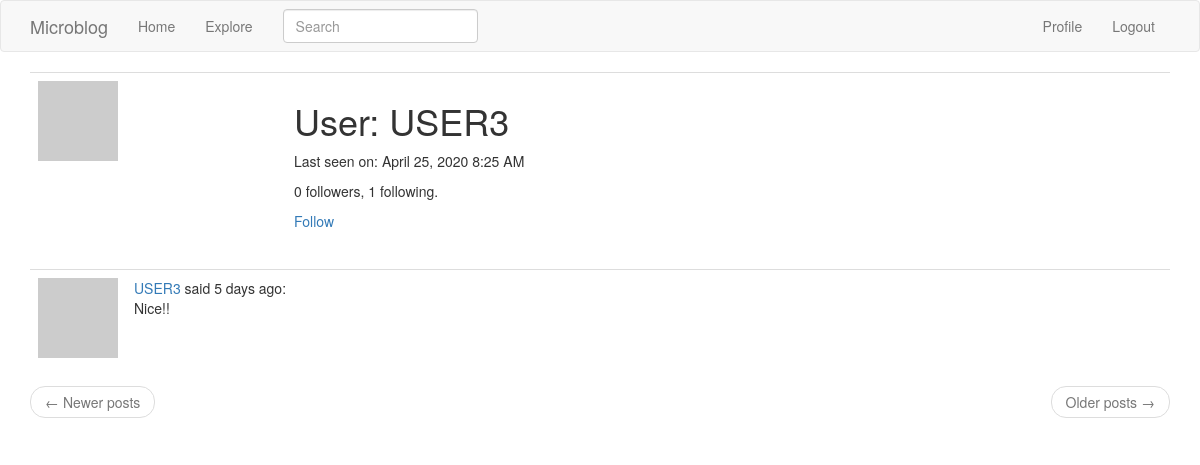
/user/USER3 (signed in), run on the app's committed database.
### app/models.py (models this page shows, shortened)
class User(UserMixin, db.Model):
    id = db.Column(db.Integer, primary_key = True)
    username = db.Column(db.String(64), index = True, unique = True)
    email = db.Column(db.String(120),index = True, unique = True)
    password_hash = db.Column(db.String(128))
    posts = db.relationship('Post', backref = 'author', lazy = 'dynamic')
    about_me = db.Column(db.String(140))
    last_seen = db.Column(db.DateTime, default=datetime.utcnow)
    followed = db.relationship(
        'User', secondary=followers,
        primaryjoin=(followers.c.follower_id == id),
        secondaryjoin=(followers.c.followed_id == id),
        backref=db.backref('followers', lazy='dynamic'), lazy='dynamic')
    def avatar(self, size):
        digest = md5(self.email.lower().encode('utf-8')).hexdigest()
        return 'https://www.gravatar.com/avatar/{}?d=identicon&s={}'.format(
            digest, size)
    def is_following(self, user):
        return self.followed.filter(
            followers.c.followed_id == user.id).count() > 0

class SearchableMixin(object):
    @classmethod
    def before_commit(cls, session):
        session._changes = {
            'add': list(session.new),
            'update': list(session.dirty),
            'delete': list(session.deleted)
        }
    @classmethod
    def after_commit(cls, session):
        for obj in session._changes['add']:
            if isinstance(obj, SearchableMixin):
                add_to_index(obj.__tablename__, obj)
        for obj in session._changes['update']:
            if isinstance(obj, SearchableMixin):
                add_to_index(obj.__tablename__, obj)
        for obj in session._changes['delete']:
            if isinstance(obj, SearchableMixin):
                remove_from_index(obj.__tablename__, obj)
        session._changes = None

class Post(SearchableMixin, db.Model):
    __searchable__ = ['caption']
    id = db.Column(db.Integer, primary_key = True)
    caption = db.Column(db.String(150))
    timestamp = db.Column(db.DateTime, index = True, default = datetime.utcnow)
    user_id = db.Column(db.Integer, db.ForeignKey('user.id'))

### app/main/routes.py (the view)
@bp.route('/user/<username>')
@login_required
def user(username):
    user = User.query.filter_by(username=username).first_or_404()
    page = request.args.get('page', 1, type=int)
    posts = user.posts.order_by(Post.timestamp.desc()).paginate(
        page, current_app.config['POSTS_PER_PAGE'], False)
    next_url = url_for('main.user', username=user.username, page=posts.next_num) \
        if posts.has_next else None
    prev_url = url_for('main.user', username=user.username, page=posts.prev_num) \
        if posts.has_prev else None
    return render_template('user.html', user=user, posts=posts.items, next_url = next_url, prev_url = prev_url)

### app/main/forms.py
class SearchForm(FlaskForm):
    q = StringField('Search', validators=[DataRequired()])
    def __init__(self, *args, **kwargs):
        if 'formdata' not in kwargs:
            kwargs['formdata'] = request.args
        if 'csrf_enabled' not in kwargs:
            kwargs['csrf_enabled'] = False
        super(SearchForm, self).__init__(*args, **kwargs)

### app/main/routes.py (called while the page is built)
@bp.before_app_request
def before_request():
    if current_user.is_authenticated:
        current_user.last_seen = datetime.utcnow()
        db.session.commit()
        g.search_form = SearchForm()
    g.locale = str(get_locale())

### app/models.py (called while the page is built)
@login.user_loader
def load_user(id):
    return User.query.get(int(id))

### app/templates/user.html (shortened to what this page needs)
{% extends "base.html" %}
{% block app_content %}
    <table class="table table-hover">
        <tr>
            <td width="256px"><img src="{{ user.avatar(256) }}"></td>
            <td>
                <h1>{{ ('User') }}: {{ user.username }}</h1>
                {% if user.last_seen %}
                    <p>{{ ('Last seen on') }}: {{ moment(user.last_seen).format('LLL') }}</p>
                {% endif %}
                <p>{{ user.followers.count() }} followers, {{ user.followed.count() }} following.</p>
                {% if user == current_user %}
                <p><a href="{{ url_for('main.edit_profile') }}">{{ ('Edit your profile') }}</a></p>
                {% elif not current_user.is_following(user) %}
                <p><a href="{{ url_for('main.follow', username=user.username) }}">{{ ('Follow') }}</a></p>
                {% else %}
                <p><a href="{{ url_for('main.unfollow', username=user.username) }}">{{ ('Unfollow') }}</a></p>
                {% endif %}
            </td>
        </tr>
    </table>
    {% for post in posts %}
        {% include '_post.html' %}
    {% endfor %}
    <nav aria-label="...">
        <ul class="pager">
            <li class="previous{% if not prev_url %} disabled{% endif %}">
                <a href="{{ prev_url or '#' }}">
                    <span aria-hidden="true">&larr;</span> {{ ('Newer posts') }}
                </a>
            </li>
            <li class="next{% if not next_url %} disabled{% endif %}">
                <a href="{{ next_url or '#' }}">
                    {{ ('Older posts') }} <span aria-hidden="true">&rarr;</span>
                </a>
            </li>
        </ul>
    </nav>
{% endblock %}

### app/templates/_post.html
<table class="table table-hover">
    <tr>
        <td width="70px">
            <a href="{{ url_for('main.user', username=post.author.username) }}">
                <img src="{{ post.author.avatar(70) }}" />
            </a>
        </td>
        <td>
            <a href="{{ url_for('main.user', username=post.author.username) }}">
                {{ post.author.username }}
            </a>
            said {{ moment(post.timestamp).fromNow() }}:
            <br>
            {{ post.caption }}
        </td>
    </tr>
</table>

### data on the page
User: username "USER3", last_seen "April 25, 2020 8:25 AM"
Post: author.username "USER3", timestamp "5 days ago", caption "Nice!!"

### other printed values
{{ ('Home') }} "Home"
{{ ('Explore') }} "Explore"
{{ ('Profile') }} "Profile"
{{ ('Logout') }} "Logout"
{{ ('User') }} "User"
{{ ('Last seen on') }} "Last seen on"
{{ user.followers.count() }} "0"
{{ user.followed.count() }} "1"
{{ ('Follow') }} "Follow"
{{ ('Newer posts') }} "Newer posts"
{{ ('Older posts') }} "Older posts"
